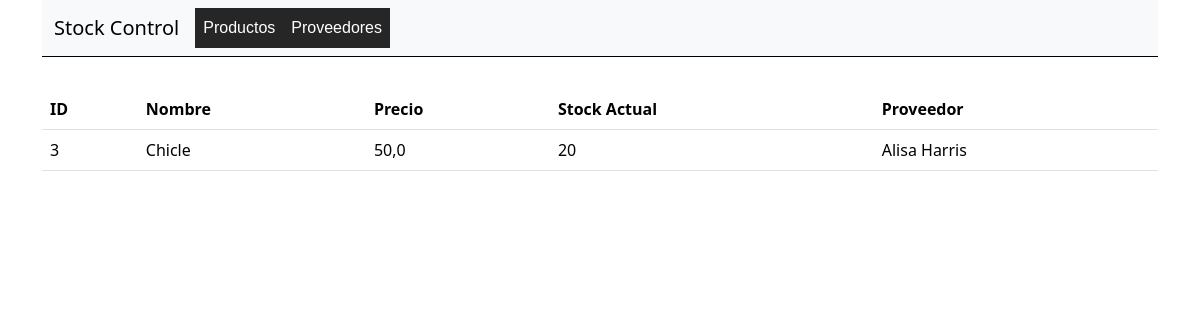
Screenshot of /compra/producto_id/3/ with the database file from the repository.
### compra/models.py (models this page shows, shortened)
class Producto(models.Model):
    nombre = models.CharField(max_length=50)
    precio = models.FloatField() or models.IntegerField()
    stock_actual = models.IntegerField()
    proveedor = models.ForeignKey(Proveedor, on_delete= models.CASCADE, null=True , blank=True)
    foto = models.ImageField(upload_to='producto_img/', default= 'producto_default.avif')

class Proveedor(models.Model):
    nombre = models.CharField(max_length=50)
    apellido = models.CharField(max_length=50)
    dni = models.IntegerField()
    foto = models.ImageField(upload_to='proveedor_img/', default= 'contacto.png')
    def __str__(self):
        return F"{self.nombre} {self.apellido}"

### compra/views.py (the view)
# urls.py: path("producto_id/<int:id>/" , productos_por_id , name = "productos_por_id"),
def productos_por_id(request,id):
    productos = get_object_or_404(Producto, id=id)
    return render(request, "compra/productos_id.html" , {"productos": productos})

### templates/compra/productos_id.html
{% extends "base.html" %}
{% block content %}
<table class="table table-hover">
   <thead>
     <tr>
       <th scope="col">ID</th>
       <th scope="col">Nombre</th>
       <th scope="col">Precio</th>
       <th scope="col">Stock Actual</th>
       <th scope="col">Proveedor</th>
     </tr>
   </thead>
   <tbody>
     <tr>
       <td>{{productos.id}}</td>
       <td>{{productos.nombre}}</td>
       <td>{{productos.precio}}</td>
       <td>{{productos.stock_actual}}</td>
       <td>{{productos.proveedor}}</td>
      </tr>
   </tbody>
</table>
{% endblock content %}

### rows the page displays
Producto: id "3", nombre "Chicle", precio "50,0", stock_actual "20", proveedor "Alisa Harris"
